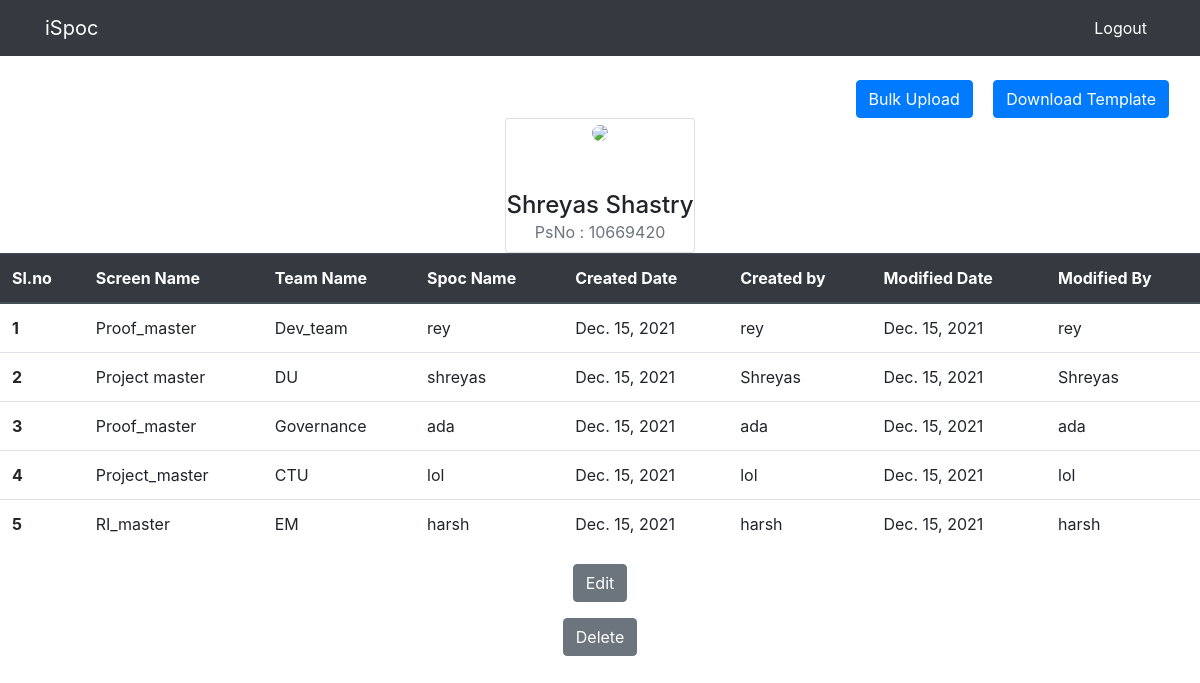
The page /view/ (signed in) on the database as committed earlier.
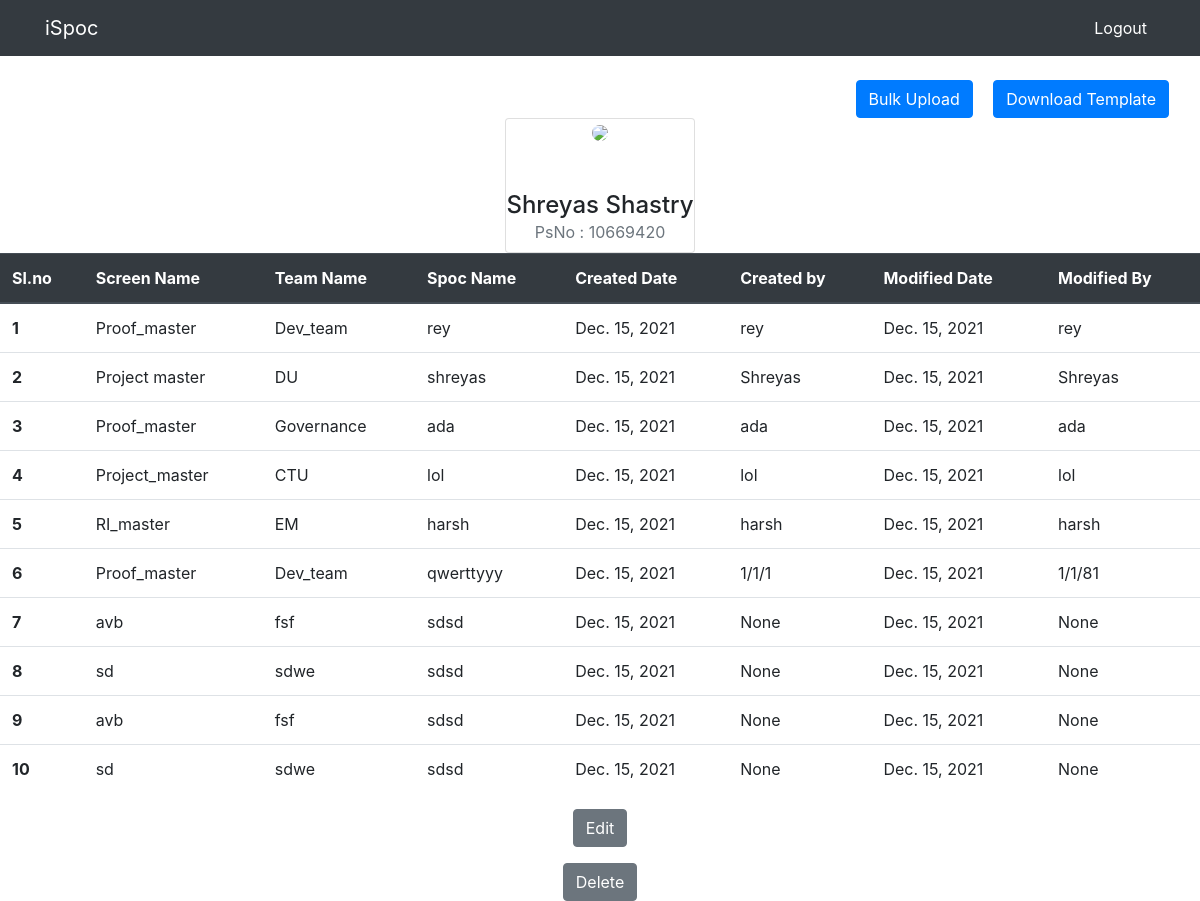
The same page on the database as committed later.
### spoc/models.py (models this page shows)
class Spoc(models.Model):
    screen_name =  models.CharField(max_length=50,choices=screen_name_choices,null=True)
    team_name =  models.CharField(max_length=50,choices=team_name_choices,null=True)
    spoc_name =  models.CharField(max_length=50,null=True)
    created_date = models.DateField(auto_now_add=True)
    created_by = models.CharField(max_length=50,null=True)
    modified_date = models.DateField(auto_now_add=True)
    modified_by = models.CharField(max_length=50,null=True)

### spoc/views.py (the view)
# urls.py: path('view/', views.view, name='spoc-view'),
def view(request):
    if request.method == "POST":
        file = request.FILES["file"]
    luser = User.objects.get(username=request.user)
    context = {
        'profile' : luser.get_full_name(),
        'entries' : Spoc.objects.all()
    }
    return render(request, 'spoc/view.html',context)

### templates/spoc/view.html (shortened to what this page needs)
{%extends 'partials/base.html'%}
{%block content%}
<div class="col-md-12 mt-4 text-right">
  <button type="submit" class="btn btn-primary text-right" onclick="location.href='{% url 'spoc-upload'%}'">Bulk Upload</button>
  <button type="submit" class="btn btn-primary text-right ml-3 mr-3" onclick="location.href='{% url 'spoc-download'%}'">Download Template</button>
</div>
<div class="container d-flex justify-content-center align-items-center">
    <div class="card">
        <div class="user text-center">
            <div class="profile"> <img src="https://i.imgur.com/JgYD2nQ.jpg" class="rounded-circle" width="80"> </div>
        </div>
        <div class="mt-5 text-center">
            <h4 class="mb-0">{{profile}}</h4> <span class="text-muted d-block mb-2">PsNo : 10669420</span>
        </div>
    </div>
</div>
<table class="table">
    <thead class="thead-dark">
      <tr>
        <th scope="col">Sl.no</th>
        <th scope="col">Screen Name</th>
        <th scope="col">Team Name</th>
        <th scope="col">Spoc Name</th>
        <th scope="col">Created Date</th>
        <th scope="col">Created by</th>
        <th scope="col">Modified Date</th>
        <th scope="col">Modified By</th>
      </tr>
    </thead>
    <tbody>
      {% for entry in entries %}
        <tr>
          <th scope="row">{{forloop.counter}}</th>
          <td>{{entry.screen_name}}</td>
          <td>{{entry.team_name}}</td>
          <td>{{entry.spoc_name}}</td>
          <td>{{entry.created_date}}</td>
          <td>{{entry.created_by}}</td>
          <td>{{entry.modified_date}}</td>
          <td>{{entry.modified_by}}</td>
        </tr>
      {% endfor %}
    </tbody>
  </table>
  <form action='edit' method='GET'>
    <div class="col-md-12  text-center">
      <button type="submit" class="btn btn-secondary" href="{%url 'spoc-edit'%}">Edit</button>
    </div>
  </form>
  <p>
  <form action='delete' method='GET'>
    <div class="col-md-12  text-center">
      <button type="submit" class="btn btn-secondary" href="{%url 'spoc-delete'%}">Delete</button>
    </div>
</form>
{%endblock%}

### templates/partials/base.html (shortened to what this page needs)
<!doctype html>
<html lang="en">
  <head>
    <link rel="stylesheet" href="https://cdn.jsdelivr.net/npm/bootstrap@4.6.1/dist/css/bootstrap.min.css">
  </head>
  <body>
    {% include 'partials/nav.html' %}
    {%block content %}{%endblock%}
  </body>
</html>

### templates/partials/nav.html (shortened to what this page needs)
<nav class="navbar navbar-expand-lg navbar-info bg-dark">
        <div class="container">
            <a class="navbar-brand text-white" href="{%url 'spoc-view'%}">iSpoc</a>
            <div class="collapse navbar-collapse" id="navbarSupportedContent">
                <ul class="navbar-nav ml-auto">
                    <li class="nav-item active">
                        <a class="nav-link text-white" href="{%url 'spoc-logout'%}">Logout</a>
                    </li>
                </ul>
            </div>
        </div>
    </nav>

Rows that differ between the two databases and show on the page:
added Spoc: screen_name "Proof_master", team_name "Dev_team", spoc_name "qwerttyyy", created_date "Dec. 15, 2021", created_by "1/1/1", modified_date "Dec. 15, 2021", modified_by "1/1/81"
added Spoc: screen_name "avb", team_name "fsf", spoc_name "sdsd", created_date "Dec. 15, 2021", created_by "None", modified_date "Dec. 15, 2021", modified_by "None"
added Spoc: screen_name "sd", team_name "sdwe", spoc_name "sdsd", created_date "Dec. 15, 2021", created_by "None", modified_date "Dec. 15, 2021", modified_by "None"
added Spoc: screen_name "avb", team_name "fsf", spoc_name "sdsd", created_date "Dec. 15, 2021", created_by "None", modified_date "Dec. 15, 2021", modified_by "None"
added Spoc: screen_name "sd", team_name "sdwe", spoc_name "sdsd", created_date "Dec. 15, 2021", created_by "None", modified_date "Dec. 15, 2021", modified_by "None"
